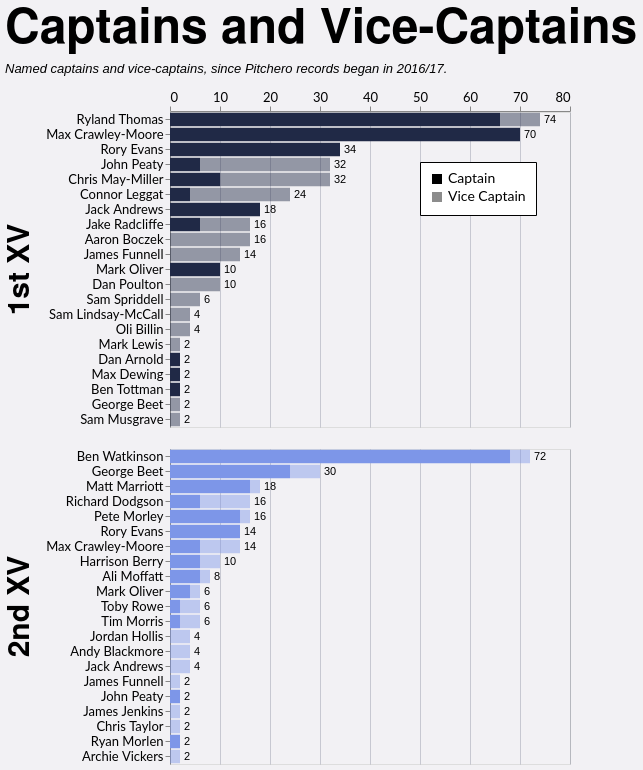

Here is the Vega-Lite specification saved for this chart:
### Vega-Lite specification from a JSON file in a GitHub repository (floating-point values rounded to 4 significant figures; data arrays with more than 128 entries replaced by an {"elided": "..."} marker saying what was removed)
{"config": {"axis": {"labelFont": "Lato, sans-serif", "titleFont": "PT Sans Narrow, Helvetica Neue, Helvetica, Arial, sans-serif", "labelFontSize": 13, "titleFontSize": 24, "gridColor": "#202947", "gridOpacity": 0.2}, "header": {"labelFont": "PT Sans Narrow, Helvetica Neue, Helvetica, Arial, sans-serif", "titleFont": "PT Sans Narrow, Helvetica Neue, Helvetica, Arial, sans-serif", "labelFontSize": 24, "titleFontSize": 28, "labelFontWeight": "bold", "orient": "left"}, "legend": {"labelFont": "Lato, sans-serif", "titleFont": "PT Sans Narrow, Helvetica Neue, Helvetica, Arial, sans-serif", "labelFontSize": 14, "titleFontSize": 16, "titlePadding": 5, "fillColor": "white", "strokeColor": "black", "padding": 10, "titleFontWeight": "lighter", "titleFontStyle": "italic", "titleColor": "gray", "offset": 10}, "title": {"font": "PT Sans Narrow, Helvetica Neue, Helvetica, Arial, sans-serif", "fontSize": 48, "fontWeight": "bold", "anchor": "start", "align": "center", "titlePadding": 20, "subtitlePadding": 10, "subtitleFontSize": 13, "subtitleColor": "", "subtitleFontStyle": "italic", "offset": 15, "color": "black"}, "axisX": {"labelAngle": 0}, "facet": {"title": null, "header": null, "align": {"row": "each", "column": "each"}}, "resolve": {"scale": {"y": "independent", "facet": "independent"}}, "background": "#f2f1f4"}, "data": {"name": "data-e69083e0ee29dab83911aa46c7bcf017"}, "facet": {"row": {"field": "squad", "header": {"labelExpr": "datum.value + ' XV'", "labelFontSize": 30, "title": null}, "sort": ["1st", "2nd"], "title": null, "type": "nominal"}}, "spec": {"layer": [{"mark": {"type": "bar"}, "encoding": {"color": {"field": "squad", "legend": null, "scale": {"domain": ["1st", "2nd"], "range": ["#202946", "#7d96e8"]}, "sort": ["1st", "2nd"], "type": "nominal"}, "opacity": {"field": "role", "legend": {"legendX": 250, "legendY": 50, "orient": "none", "title": null}, "scale": {"domain": ["Captain", "Vice Captain"], "range": [1.0, 0.45]}, "sort": ["Captain", "Vice Captain"], "type": "nominal"}, "order": {"field": "stack_order", "sort": "ascending", "type": "quantitative"}, "tooltip": [{"field": "player", "title": "Player", "type": "nominal"}, {"field": "squad", "title": "Squad", "type": "nominal"}, {"field": "role", "title": "Role", "type": "nominal"}, {"field": "games_agg", "title": "Games", "type": "quantitative"}], "x": {"axis": {"orient": "top", "title": null}, "field": "x0", "type": "quantitative"}, "x2": {"field": "x2"}, "y": {"field": "player", "sort": {"field": "sort_total", "order": "descending"}, "title": null, "type": "nominal"}}, "transform": [{"aggregate": [{"op": "sum", "field": "games", "as": "games_agg"}, {"op": "max", "field": "sort_total", "as": "sort_total"}], "groupby": ["player", "squad", "role", "stack_order"]}, {"window": [{"op": "sum", "field": "games_agg", "as": "x2"}], "frame": [null, 0], "groupby": ["player", "squad"], "sort": [{"field": "stack_order", "order": "ascending"}]}, {"calculate": "datum.x2 - datum.games_agg", "as": "x0"}]}, {"mark": {"type": "text", "align": "left", "baseline": "middle", "color": "black", "dx": 4, "fontSize": 11}, "encoding": {"text": {"field": "total_games", "format": ".0f", "type": "quantitative"}, "x": {"axis": {"orient": "top", "title": null}, "field": "total_games", "type": "quantitative"}, "y": {"field": "player", "sort": {"field": "sort_total", "order": "descending"}, "title": null, "type": "nominal"}}, "transform": [{"aggregate": [{"op": "sum", "field": "games", "as": "total_games"}, {"op": "max", "field": "sort_total", "as": "sort_total"}], "groupby": ["player", "squad"]}]}], "height": {"step": 15}, "width": 400}, "resolve": {"scale": {"y": "independent"}}, "title": {"text": "Captains and Vice-Captains", "subtitle": "Named captains and vice-captains, since Pitchero records began in 2016/17."}, "$schema": "https://vega.github.io/schema/vega-lite/v5.20.1.json", "datasets": {"data-e69083e0ee29dab83911aa46c7bcf017": {"elided": "197 records"}}}
